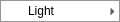
<?xml version="1.0" encoding="UTF-8"?>
<ui version="4.0"><class>LightingActionsForm</class><widget class="QMenu" name="LightingActionsForm"><widget class="QMenu" name="lightMenu"><property name="title"><string>Light</string></property><addaction name="directionalLightAction"/></widget><addaction name="lightMenu"/><action name="directionalLightAction"><property name="text"><string>Directional Light</string></property></action><action name="windowMenuAction"><property name="text"><string>窗口</string></property></action><action name="environmentLightingAction"><property name="text"><string>环境照明</string></property></action></widget><resources/><connections/></ui>
